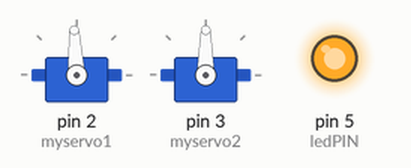
This sketch was run on a simulated Arduino Uno, built with avr-gcc and run on an emulated ATmega328P. On the bench: 2 × servo, output pins drawn as LEDs (lit = HIGH).

Above: at 0.05 s.
At 0.7 s:
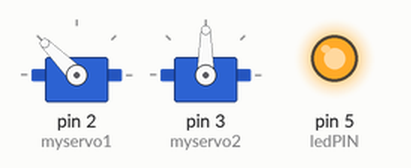
At 1.35 s:
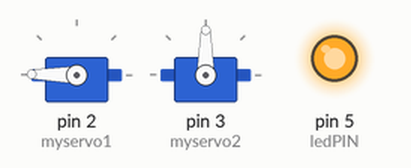
At 2.7 s:
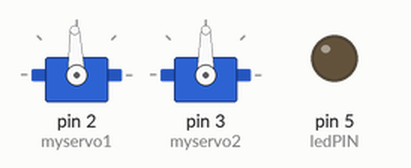
Timing chart, 0 to 6.3 s (numbered marks = the images above):
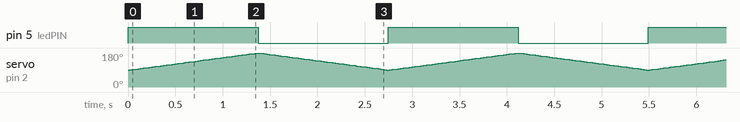

The sketch:

UTSno3.ino
```cpp
#include <Servo.h>

Servo myservo1;
Servo myservo2;
const int ledPIN = 5;
int pos = 0;

void setup() {
  Serial.begin(9600);
  pinMode(ledPIN, OUTPUT);

  myservo1.attach(2);
  myservo2.attach(3);
}

void loop() {
  for (pos = 90; pos <= 180; pos += 1) {
    myservo1.write(pos);
    digitalWrite(ledPIN, HIGH);
    delay(15);
  }
  for (pos = 180; pos >= 90; pos -= 1) {
    myservo1.write(pos);
    digitalWrite(ledPIN, LOW);
    delay(15);
  }
}
```

Measured:
- by itself, pin 5 (ledPIN): alternates HIGH for 1.4 s and LOW for 1.4 s
